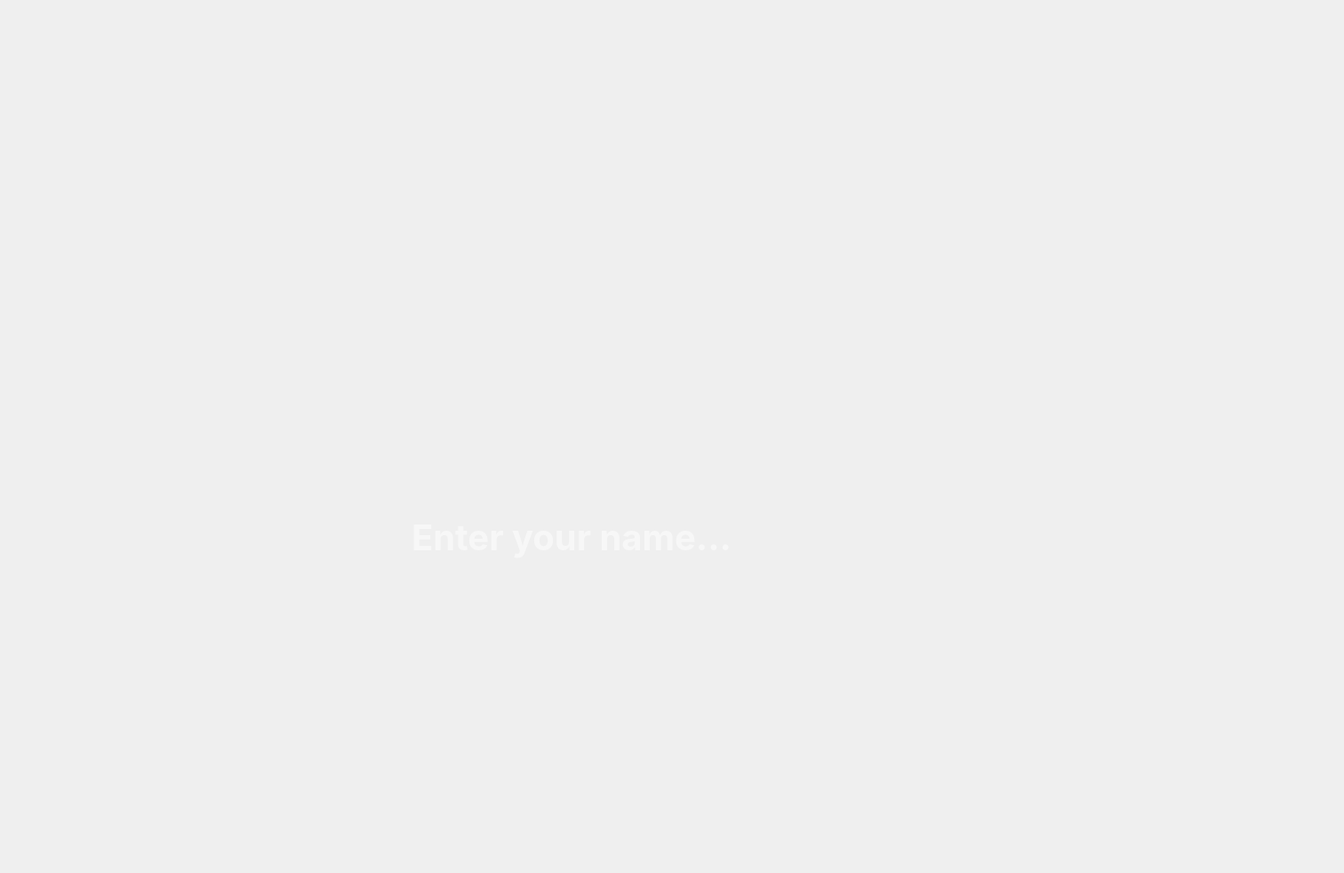
<?xml version="1.0" encoding="UTF-8"?>
<ui version="4.0">
 <class>Dialog</class>
 <widget class="QDialog" name="Dialog">
  <property name="geometry">
   <rect>
    <x>0</x>
    <y>0</y>
    <width>1512</width>
    <height>982</height>
   </rect>
  </property>
  <property name="windowTitle">
   <string>Dialog</string>
  </property>
  <widget class="QLabel" name="bg">
   <property name="geometry">
    <rect>
     <x>0</x>
     <y>0</y>
     <width>1521</width>
     <height>981</height>
    </rect>
   </property>
   <property name="styleSheet">
    <string notr="true">background-image: url(:/img/hello/bg.png);
background-repeat:None;</string>
   </property>
   <property name="text">
    <string/>
   </property>
  </widget>
  <widget class="QLabel" name="name">
   <property name="geometry">
    <rect>
     <x>460</x>
     <y>530</y>
     <width>601</width>
     <height>71</height>
    </rect>
   </property>
   <property name="font">
    <font>
     <family>Segoe UI Semibold</family>
     <pointsize>37</pointsize>
     <weight>75</weight>
     <bold>true</bold>
     <stylestrategy>PreferDefault</stylestrategy>
    </font>
   </property>
   <property name="styleSheet">
    <string notr="true">color: rgb(255, 255, 255);</string>
   </property>
   <property name="text">
    <string/>
   </property>
   <property name="alignment">
    <set>Qt::AlignCenter</set>
   </property>
   <property name="textInteractionFlags">
    <set>Qt::LinksAccessibleByMouse|Qt::TextEditable</set>
   </property>
  </widget>
  <widget class="QLabel" name="welcome">
   <property name="geometry">
    <rect>
     <x>334</x>
     <y>342</y>
     <width>844</width>
     <height>162</height>
    </rect>
   </property>
   <property name="styleSheet">
    <string notr="true">image: url(:/img/hello/welcome.png);</string>
   </property>
   <property name="text">
    <string/>
   </property>
  </widget>
  <widget class="QLabel" name="label_2">
   <property name="geometry">
    <rect>
     <x>459</x>
     <y>640</y>
     <width>603</width>
     <height>31</height>
    </rect>
   </property>
   <property name="styleSheet">
    <string notr="true">image: url(:/img/hello/line.png);</string>
   </property>
   <property name="text">
    <string/>
   </property>
  </widget>
  <widget class="QToolButton" name="next_button">
   <property name="geometry">
    <rect>
     <x>1370</x>
     <y>750</y>
     <width>131</width>
     <height>161</height>
    </rect>
   </property>
   <property name="cursor">
    <cursorShape>PointingHandCursor</cursorShape>
   </property>
   <property name="styleSheet">
    <string notr="true">background-image:url(:/img/pilihDaerah/next.png);
background-repeat : none;
background-color : transparent;</string>
   </property>
   <property name="text">
    <string/>
   </property>
   <property name="autoRaise">
    <bool>true</bool>
   </property>
  </widget>
  <widget class="QTextEdit" name="textEdit">
   <property name="geometry">
    <rect>
     <x>459</x>
     <y>576</y>
     <width>603</width>
     <height>71</height>
    </rect>
   </property>
   <property name="font">
    <font>
     <family>Inter</family>
     <pointsize>30</pointsize>
     <weight>75</weight>
     <bold>true</bold>
    </font>
   </property>
   <property name="styleSheet">
    <string notr="true">QTextEdit{
color: white;
background-color: rgba(0,0,0,0);
border:none;
}</string>
   </property>
   <property name="placeholderText">
    <string>Enter your name...</string>
   </property>
  </widget>
 </widget>
 <resources>
  <include location="image.qrc"/>
 </resources>
 <connections/>
</ui>
